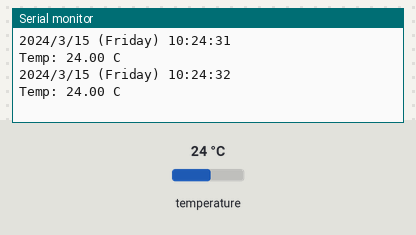
A sketch run on a simulated Arduino Uno, built with avr-gcc and run on an emulated ATmega328P. Parts: the last lines printed to the serial monitor. The test bench sets the inputs (shaded band); at power-on: temperature 24 °C. The local clock reads 2024-03-15 10:24:30 at power-on unless the sketch sets it.

Above: at 2.2 s.
2.3 s: temperature set to 12 °C
At 3.6 s:
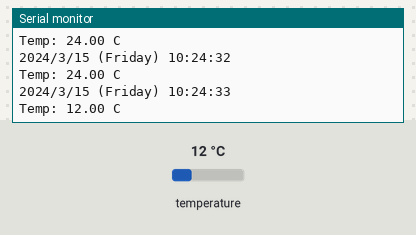
3.8 s: temperature set to 19 °C
At 4.8 s:
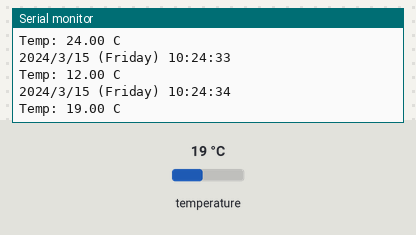
Timing chart, 0 to 6.8 s (numbered marks = the images above; inputs shaded):
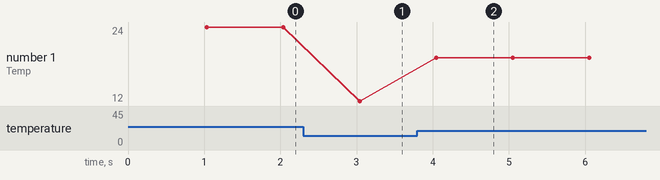

Measured:
- after the input at 2.3 s, the serial monitor: prints a new line after 0.74 s (image 1)
- after the input at 3.8 s, the serial monitor: prints a new line after 0.24 s (image 2)
- plotted number 1: 24 → 12 after the input at 2.3 s, 12 → 19 after the input at 3.8 s

The sketch:

RTC_CODE_VERMICOMPOST.ino
```cpp
#include <Wire.h>
#include "RTClib.h"

RTC_DS3231 rtc;

void setup() {
  Serial.begin(9600);
  delay(1000);

  if (!rtc.begin()) {
    Serial.println("Couldn't find RTC! Check wiring.");
    while (1);
  }

  if (rtc.lostPower()) {
    Serial.println("RTC lost power, setting time to compile time!");
    // Sets RTC to the date & time this sketch was compiled
    rtc.adjust(DateTime(F(__DATE__), F(__TIME__)));
  }

  // Uncomment the line below ONCE to manually set a specific time,
  // then re-comment it and re-upload, otherwise it resets every boot.
  // rtc.adjust(DateTime(2026, 7, 22, 14, 30, 0)); // YYYY, M, D, H, M, S
}

void loop() {
  DateTime now = rtc.now();

  Serial.print(now.year(), DEC);
  Serial.print('/');
  Serial.print(now.month(), DEC);
  Serial.print('/');
  Serial.print(now.day(), DEC);
  Serial.print(" (");
  Serial.print(daysOfTheWeek(now.dayOfTheWeek()));
  Serial.print(") ");
  Serial.print(now.hour(), DEC);
  Serial.print(':');
  Serial.print(now.minute(), DEC);
  Serial.print(':');
  Serial.print(now.second(), DEC);
  Serial.println();

  // Bonus: read the onboard temperature sensor
  Serial.print("Temp: ");
  Serial.print(rtc.getTemperature());
  Serial.println(" C");

  Serial.println();
  delay(1000);
}

const char* daysOfTheWeek(int day) {
  const char* days[] = {"Sunday", "Monday", "Tuesday", "Wednesday",
                         "Thursday", "Friday", "Saturday"};
  return days[day];
}
```
